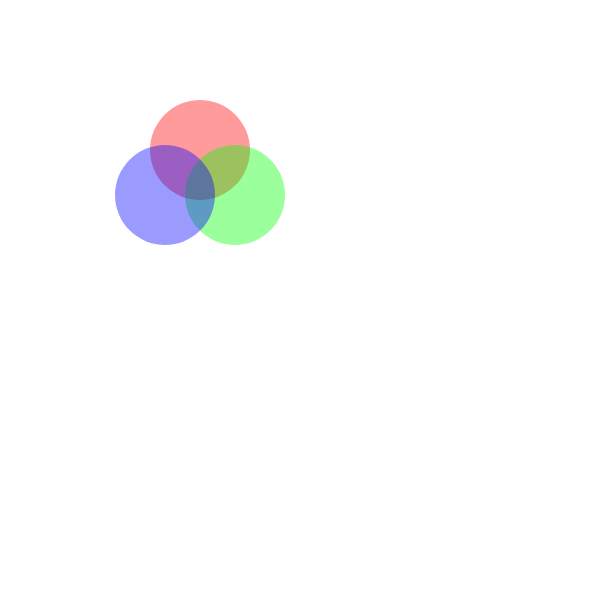
Frame 1 (no input)
Frame 60 (no input): identical to frame 1, image omitted
Frame 120 (the mouse pressed at the canvas centre since frame 60): identical to frame 1, image omitted

The p5.js sketch that drew this single still picture (run headless with seeded random() and noise() and a simulated clock; from frame 60 on, the mouse is pressed at the canvas centre):

// p5.js sketch
// ── sketch.js
function setup() {
  createCanvas(600, 600);
 
  angleMode(DEGREES);
}

function draw() {
  background('white');
  noStroke();

  fill(255, 0, 0, 100); 
  ellipse(200, 150, 100, 100);

  fill(0, 255, 0, 100); 
  ellipse(235, 195, 100, 100);

  fill(0, 0, 255, 100); 
  ellipse(165, 195, 100, 100);
}
